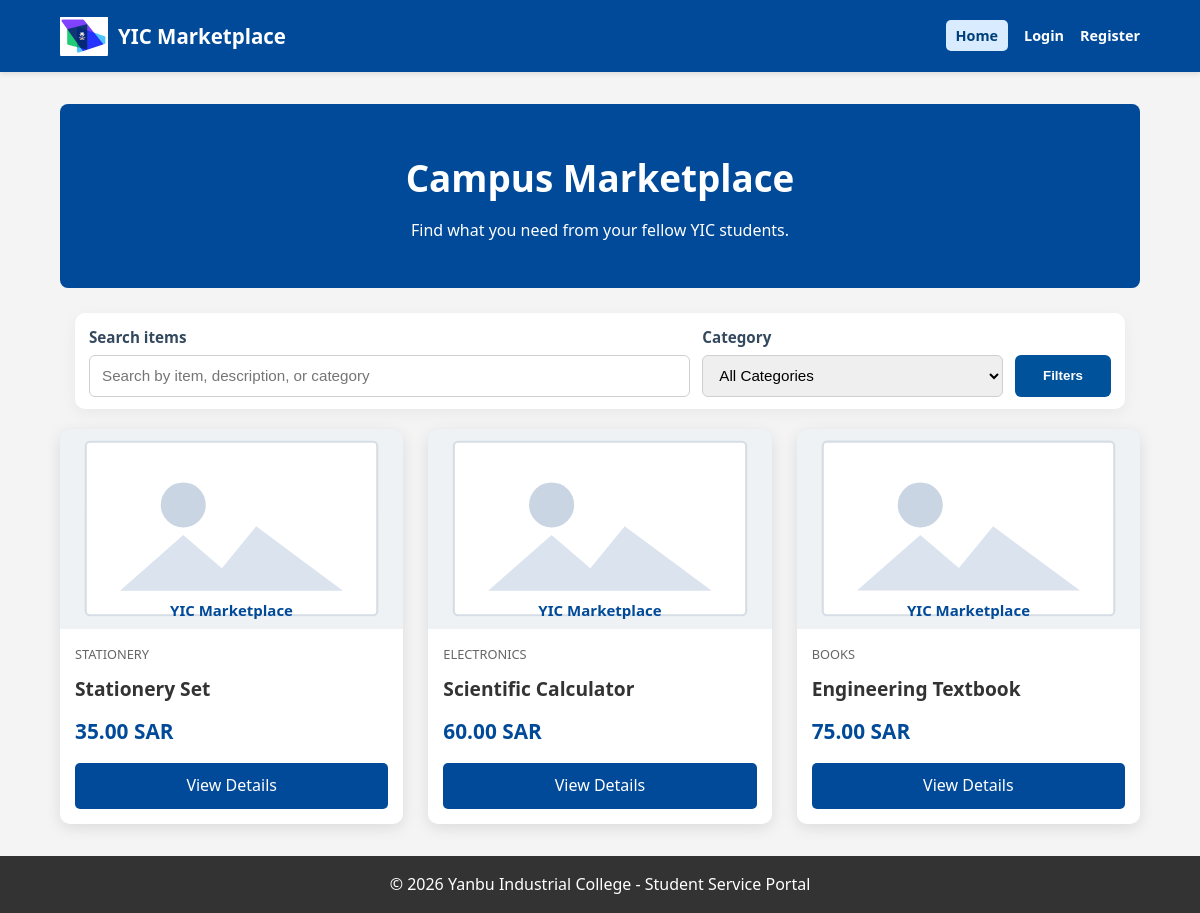
The page / on the database its author committed.
### tables this page shows
CREATE TABLE IF NOT EXISTS `items` (
  `item_id` int NOT NULL AUTO_INCREMENT,
  `seller_id` int NOT NULL,
  `cat_id` int NOT NULL,
  `title` varchar(150) NOT NULL,
  `description` text,
  `price` decimal(10,2) NOT NULL,
  `quantity` int NOT NULL DEFAULT '1',
  `image_path` varchar(255) DEFAULT NULL,
  `status` enum('available','sold') DEFAULT 'available',
  `created_at` timestamp NULL DEFAULT CURRENT_TIMESTAMP,
  PRIMARY KEY (`item_id`),
  KEY `seller_id` (`seller_id`),
  KEY `cat_id` (`cat_id`),
  CONSTRAINT `items_ibfk_1` FOREIGN KEY (`seller_id`) REFERENCES `users` (`user_id`) ON DELETE CASCADE,
  CONSTRAINT `items_ibfk_2` FOREIGN KEY (`cat_id`) REFERENCES `categories` (`cat_id`) ON DELETE CASCADE
);

CREATE TABLE IF NOT EXISTS `categories` (
  `cat_id` int NOT NULL AUTO_INCREMENT,
  `cat_name` varchar(50) NOT NULL,
  PRIMARY KEY (`cat_id`)
);

### classes/Listing.php (called while the page is built, shortened)
<?php
require_once __DIR__ . '/Database.php';
require_once __DIR__ . '/../includes/functions.php';
class Listing
{
    private $pdo;
    public function __construct($pdo = null)
    {
        $this->pdo = $pdo ?: Database::getConnection();
    }
    public function getAvailable($search = '', $categoryId = 0)
    {
        $sql = "SELECT i.*, c.cat_name
                FROM items i
                INNER JOIN categories c ON i.cat_id = c.cat_id
                WHERE i.status = 'available'";
        $params = [];
        $search = trim($search);
        $categoryId = (int) $categoryId;
        $sql .= ' ORDER BY i.created_at DESC';
        $stmt = $this->pdo->prepare($sql);
        $stmt->execute($params);
        return $stmt->fetchAll();
    }
}

### classes/Database.php (called while the page is built)
<?php
class Database
{
    private static $connection = null;
    public static function getConnection()
    {
        if (self::$connection === null) {
            $host = 'localhost';
            $db = 'marketplace_db';
            $user = 'root';
            $pass = '';
            $charset = 'utf8mb4';
            $dsn = "mysql:host=$host;dbname=$db;charset=$charset";
            $options = [
                PDO::ATTR_ERRMODE => PDO::ERRMODE_EXCEPTION,
                PDO::ATTR_DEFAULT_FETCH_MODE => PDO::FETCH_ASSOC,
                PDO::ATTR_EMULATE_PREPARES => false,
            ];
            self::$connection = new PDO($dsn, $user, $pass, $options);
        }
        return self::$connection;
    }
}

### index.php (the view, shortened to what this page needs)
<?php
require_once 'classes/Listing.php';
require_once 'includes/functions.php';
$search = trim($_GET['q'] ?? '');
$selected_category = (int) normalizeNumericInput($_GET['category'] ?? 0);
try {
    $listingModel = new Listing();
    $items = $listingModel->getAvailable($search, $selected_category);
} catch (PDOException $e) {
    die('Error fetching data: ' . e($e->getMessage()));
}
include 'includes/header.php';
?>
<main>
    <section class="hero">
        <h1>Campus Marketplace</h1>
        <p>Find what you need from your fellow YIC students.</p>
    </section>
    <section class="marketplace-filter-bar">
        <form id="marketplace-search-form" class="search-filter-form" action="index.php" method="GET">
            <div class="filter-control search-control">
                <label for="live-search">Search items</label>
                <input type="search" id="live-search" name="q" value="<?php echo e($search); ?>" placeholder="Search by item, description, or category">
            </div>
            <div class="filter-control category-control">
                <label for="category-filter">Category</label>
                <select id="category-filter" name="category">
                    <option value="0">All Categories</option>
                </select>
            </div>
            <div class="filter-control button-control">
                <button type="button" id="toggle-filters" class="filter-btn" aria-expanded="true">Filters</button>
            </div>
        </form>
    </section>
    <section id="marketplace-results" class="grid-container">
        <?php if (count($items) > 0): ?>
            <?php foreach ($items as $item): ?>
                <?php echo render_item_card($item); ?>
            <?php endforeach; ?>
        <?php else: ?>
            <p class="empty-grid-message">No items available for sale right now.</p>
        <?php endif; ?>
    </section>
</main>
<?php include 'includes/footer.php'; ?>

### includes/functions.php (shortened to what this page needs)
<?php
function toEnglishDigits($value) {
    $arabic = ['٠','١','٢','٣','٤','٥','٦','٧','٨','٩'];
    $persian = ['۰','۱','۲','۳','۴','۵','۶','۷','۸','۹'];
    $english = ['0','1','2','3','4','5','6','7','8','9'];
    $value = str_replace($arabic, $english, (string)$value);
    $value = str_replace($persian, $english, $value);
    return $value;
}
function normalizeNumericInput($value, $allowDecimal = false)
{
    $value = toEnglishDigits((string) $value);
    $value = str_replace(['٫', '٬'], ['.', ''], $value);
    return preg_replace('/[^0-9]/', '', $value);
}
function formatEnglishNumber($value, $decimals = 0)
{
    return toEnglishDigits(number_format((float) $value, $decimals));
}
function formatEnglishInteger($value)
{
    return toEnglishDigits((string) (int) $value);
}
function e($value)
{
    return htmlspecialchars((string) $value, ENT_QUOTES, 'UTF-8');
}
function item_image_src($imagePath)
{
    return 'assets/img/no-image.svg';
}
function render_item_card(array $item)
{
    ?>
    <article class="item-card">
        <img src="<?php echo e(item_image_src($item['image_path'] ?? '')); ?>" alt="<?php echo e($item['title'] ?? 'Marketplace item'); ?>">
        <div class="card-content">
            <span class="category-tag"><?php echo e($item['cat_name'] ?? 'General'); ?></span>
            <h3><?php echo e($item['title'] ?? 'Untitled item'); ?></h3>
            <p class="price"><?php echo formatEnglishNumber($item['price'] ?? 0, 2); ?> SAR</p>
            <a href="item_details.php?id=<?php echo formatEnglishInteger($item['item_id'] ?? 0); ?>" class="btn">View Details</a>
        </div>
    </article>
    <?php
    return ob_get_clean();
}

### rows shown on the page
items: cat.cat_name "STATIONERY", title "Stationery Set", price "35.00"
items: cat.cat_name "ELECTRONICS", title "Scientific Calculator", price "60.00"
items: cat.cat_name "BOOKS", title "Engineering Textbook", price "75.00"
